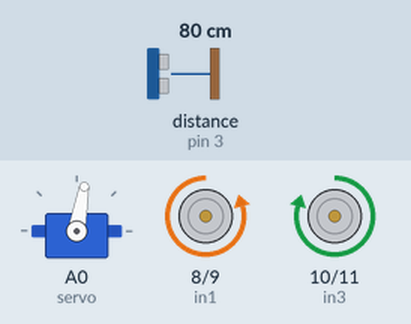
Simulated run of this sketch. Board: Arduino Uno, built with avr-gcc and run on an emulated ATmega328P. On the bench: servo, motor-driver pin pairs drawn as motors (green arrow = first pin HIGH = forward, orange = second pin HIGH = backward, longer = more drive, scaled by the enable pin). Wiring (inferred from the names in the program): ultrasonic range finder: trigger pin 2; echo pin 3. The inputs (shaded band) are chosen by the test bench; at power-on: distance to the obstacle (sensor on pin 3) 80 cm. The echo pulse lasts 58.3 µs per cm.

Above: at 1.2 s.
1.3 s: distance to the obstacle (sensor on pin 3) set to 22 cm
2.8 s: distance to the obstacle (sensor on pin 3) set to 18 cm
At 3.6 s:
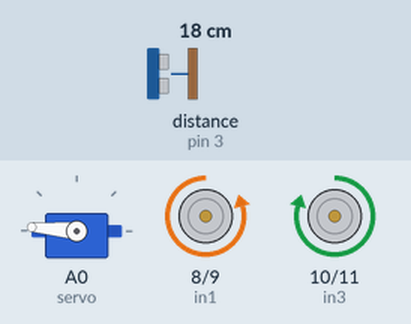
5.8 s: distance to the obstacle (sensor on pin 3) set to 35 cm
At 6.8 s:
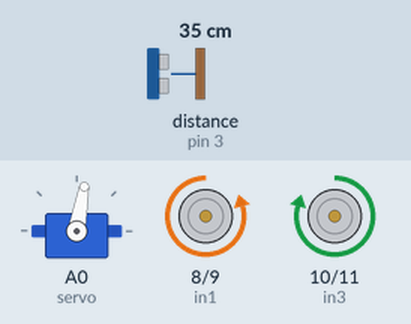
7.6 s: distance to the obstacle (sensor on pin 3) set to 2 cm
At 13.9 s:
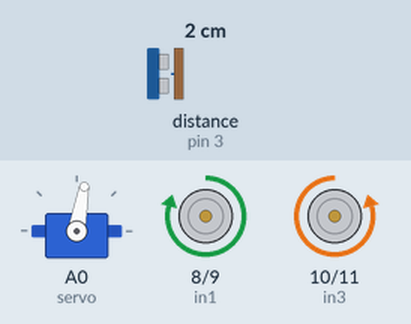
Timing chart, 0 to 14.6 s (numbered marks = the images above; inputs shaded):
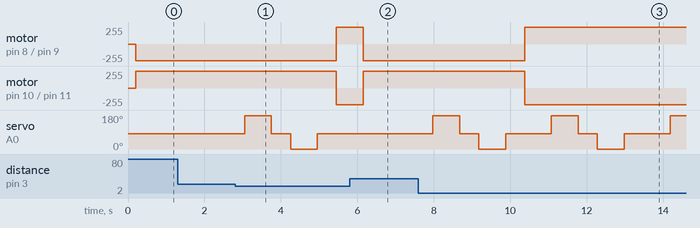

The sketch:

sketch_jan30a.ino
```cpp
#include <Servo.h>

// distancial sensor
const unsigned int trig = 2;
const unsigned int echo = 3;
long lecture_echo;
unsigned long cm = 0;

// motor controller
const unsigned int enaPin = 6;
const unsigned int enbPin = 5;
const unsigned int in1 = 8;
const unsigned int in2 = 9;
const unsigned int in3 = 10;
const unsigned int in4 = 11;

// servo
Servo servo;
void setup(){
Serial.begin(9600);

// distancial sensor
pinMode(trig, OUTPUT);
digitalWrite(trig, LOW);
pinMode(echo, INPUT);

// motor pin
pinMode(enaPin, OUTPUT);
pinMode(enbPin, OUTPUT);
pinMode(in1, OUTPUT);
pinMode(in2, OUTPUT);
pinMode(in3, OUTPUT);
pinMode(in4, OUTPUT);
digitalWrite(enaPin, LOW);
digitalWrite(enbPin, LOW);

// servo
servo.attach(A0);
servo.write(80);
}

void loop(){
  distanceCalculation();
  firstInteligence();
}

void firstInteligence(){
  if (cm > 20){
    mouv(1);
  }else if(lookCheck(2)){
    mouv(3);
  }else if (lookCheck(3)){
    mouv(4);
  }else{
    mouv(2);
    }
}

void distanceCalculation(){
  digitalWrite(trig, HIGH);
  delayMicroseconds(10);
  digitalWrite(trig, LOW);
  lecture_echo = pulseIn(echo,HIGH);
  cm = lecture_echo /58;
  delay(200);
}

void mouv(int where){
  analogWrite(enaPin, 250);
  analogWrite(enbPin, 250);
  switch(where){
    case 1: // forward
        digitalWrite(in1, LOW);
        digitalWrite(in2, HIGH);
        digitalWrite(in3, HIGH);
        digitalWrite(in4, LOW);
    break;
    case 2: // back
      digitalWrite(in1, HIGH);
      digitalWrite(in2, LOW);
      digitalWrite(in3, LOW);
      digitalWrite(in4, HIGH);
      delay(500);
    break;
    case 3: // left align
      digitalWrite(in1, HIGH);
      digitalWrite(in2, LOW);
      digitalWrite(in3, LOW);
      digitalWrite(in4, LOW);
      delay(500);
      mouv(1);
    break;
    case 4: // right align
      digitalWrite(in1, HIGH);
      digitalWrite(in2, LOW);
      digitalWrite(in3, LOW);
      digitalWrite(in4, HIGH);
    break;
    case 5: // stop
      digitalWrite(in1, LOW);
      digitalWrite(in2, LOW);
      digitalWrite(in3, LOW);
      digitalWrite(in4, LOW);
    break;

    }
}

void look(int where){
  switch(where){
      case 1: // center
        servo.write(80);
      break;
      case 2: // left
        servo.write(175);
      break;
      case 3: // right
        servo.write(0);
      break;
    }
    delay(500);
}

bool lookCheck(int where){
  switch(where){
      case 1: // center
        look(1);
      break;
      case 2: // left
        look(2);
      break;
      case 3: // right
        look(3);
      break;
    }
    distanceCalculation();
    look(1);
    if (cm >= 30){
      return true;
    }
    return false;
}
```

Measured:
- the behaviour switches between 21 and 20 cm on distance to the obstacle (sensor on pin 3) (found by bisection; images 0 and 1)
- after the input at 1.3 s, every drawn part: stays the same
- after the input at 2.8 s, motor on pin 8 (in1) / pin 9 (in2): backward 250/255 → forward 250/255 after 2.7 s; motor on pin 10 (in3) / pin 11 (in4): forward 250/255 → backward 250/255 after 2.7 s; servo on A0 (servo): 80° → 175° after 0.25 s, → 80° 0.70 s later, → 0° 0.50 s later, → 80° 0.70 s later
- after the input at 5.8 s, motor on pin 8 (in1) / pin 9 (in2): forward 250/255 → backward 250/255 after 0.36 s; motor on pin 10 (in3) / pin 11 (in4): backward 250/255 → forward 250/255 after 0.36 s; servo on A0 (servo): stays 80° (without the input it goes to 175° after 0.36 s)
- after the input at 7.6 s, motor on pin 8 (in1) / pin 9 (in2): backward 250/255 → forward 250/255 after 2.8 s; motor on pin 10 (in3) / pin 11 (in4): forward 250/255 → backward 250/255 after 2.8 s; servo on A0 (servo): 80° → 175° after 0.38 s, → 80° 0.70 s later, → 0° 0.50 s later, → 80° 0.70 s later, … (9 changes in this stretch)
